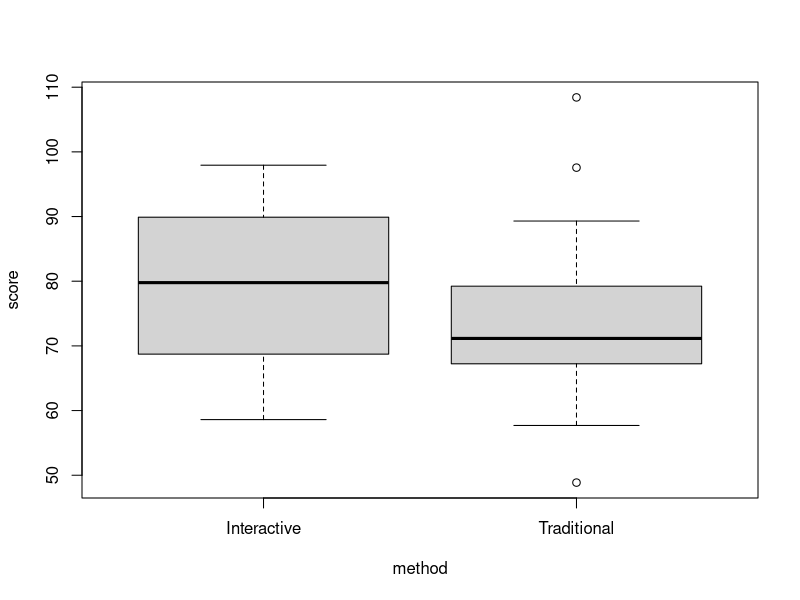
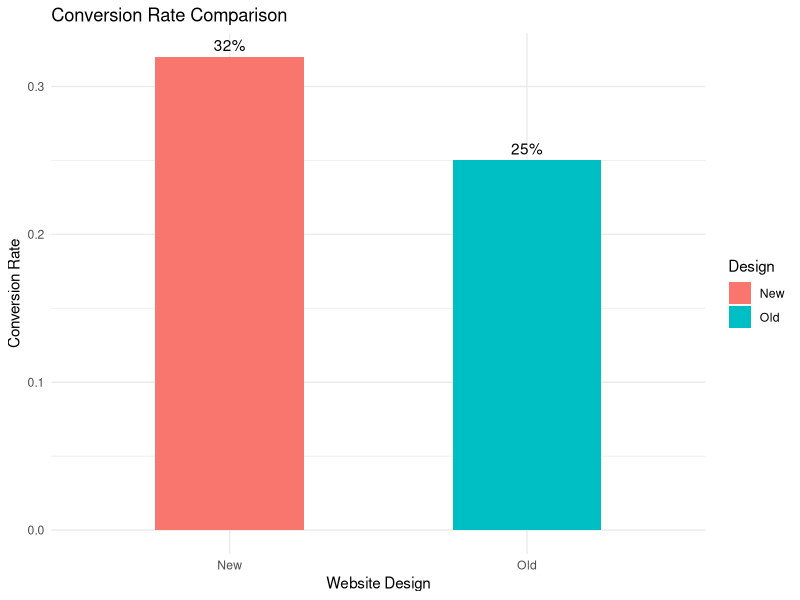

Recreate these plots in R, in order.
### ========================================
### Introduction to Statistical Inference
### marta.bofill.roig@upc.edu
### Rlab6: Hypothesis testing
### ========================================

# Exercise 1: hypothesis testing for comparing means using t-tests.
# We have two groups of students: one using a traditional study method and another using an interactive learning app. We want to test whether there is a significant difference in their test scores.

# (simulated) sample data
set.seed(355)  # for reproducibility
traditional <- rnorm(30, mean = 75, sd = 10)  # 30 students, mean=75, sd=10
interactive <- rnorm(30, mean = 80, sd = 10)  # 30 students, mean=80, sd=10

# a) Descriptive analysis
summary(traditional)
summary(interactive)

data <- data.frame(score = c(traditional,interactive),
                   method = c(rep("Traditional", 30), rep("Interactive", 30)))

boxplot(score~method, data=data)

# b) Perform test
t_test_result <- t.test(traditional, interactive, var.equal = TRUE)  # Assuming equal variances
(t_test_result)

# Exercise 2: hypothesis testing for comparing proportions using prop.test.
# A company launches a new website design and wants to test if the conversion rate (purchase rate) is significantly different between the old and new designs.
# 
# Old Design: 200 users, 50 made a purchase
# New Design: 250 users, 80 made a purchase
# 
# H0 (Null Hypothesis): The conversion rates are the same.
# H1 (Alternative Hypothesis): The conversion rates are different.

# Data
old_success <- 50  # Purchases with old design
old_total <- 200   # Total users with old design

new_success <- 80  # Purchases with new design
new_total <- 250   # Total users with new design

# a) descriptive analysis
successes <- c(old_success, new_success)
totals <- c(old_total, new_total)

old_rate <- old_success / old_total
new_rate <- new_success / new_total

df <- data.frame(
  Design = c("Old", "New"),
  ConversionRate = c(old_rate, new_rate)
)

# Bar Plot
library(ggplot2)
ggplot(df, aes(x = Design, y = ConversionRate, fill = Design)) +
  geom_bar(stat = "identity", width = 0.5) +
  geom_text(aes(label = paste0(round(ConversionRate * 100, 2), "%")), vjust = -0.5) +
  theme_minimal() +
  labs(title = "Conversion Rate Comparison", y = "Conversion Rate", x = "Website Design")

# b) perform test
prop_test_result <- prop.test(successes, totals, correct = FALSE)  
(prop_test_result) 

